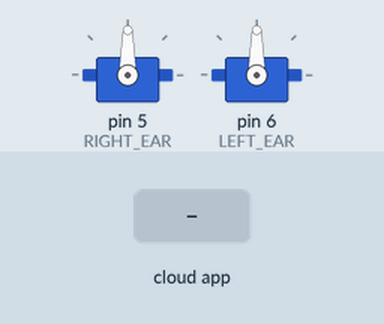
The sketch below on a simulated Arduino Uno, built with avr-gcc and run on an emulated ATmega328P. On the bench: 2 × servo. The test bench sets the inputs (shaded band). The ROS host is connected and sends only what is stated.

Above: at 2.8 s.
2.9 s: the phone or cloud app sets Right_Ear_Controller to 0
At 4.4 s:
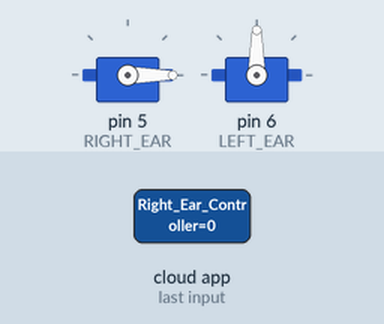
5.5 s: the phone or cloud app sets Left_Ear_Controller to 0
At 7.2 s:
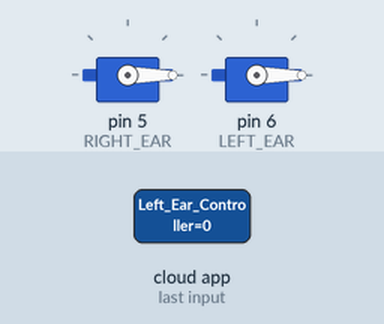
8.0 s: the phone or cloud app sets Right_Ear_Controller to 45
At 8.7 s:
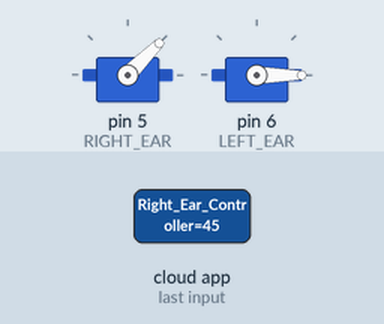
10.5 s: the phone or cloud app sets Left_Ear_Controller to 45
At 13.0 s:
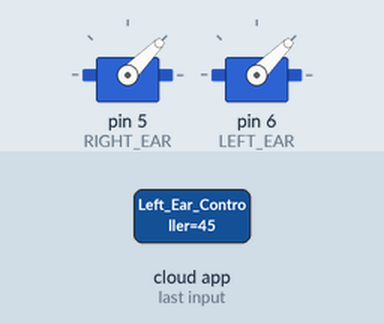
13.5 s: the phone or cloud app sets Right_Ear_Controller to 90
At 14.6 s:
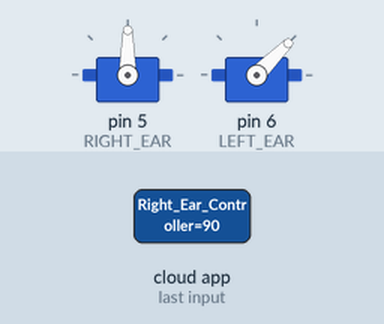
16.0 s: the phone or cloud app sets Left_Ear_Controller to 180
At 17.3 s:
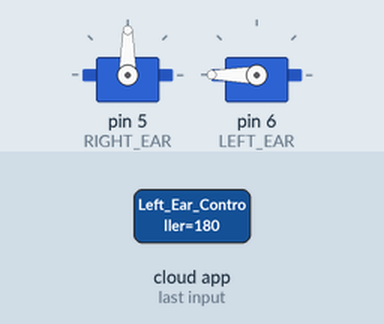
Timing chart, 0 to 19.0 s (numbered marks = the images above; inputs shaded):
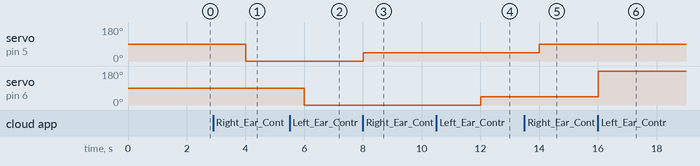

Measured:
- after the input at 2.9 s, servo on pin 5 (RIGHT_EAR): 90° → 0° after 1.1 s
- after the input at 5.5 s, servo on pin 6 (LEFT_EAR): 90° → 0° after 0.51 s
- after the input at 8.0 s, servo on pin 5 (RIGHT_EAR): 0° → 45° at once
- after the input at 10.5 s, servo on pin 6 (LEFT_EAR): 0° → 45° after 1.5 s
- after the input at 13.5 s, servo on pin 5 (RIGHT_EAR): 45° → 90° after 0.51 s
- after the input at 16.0 s, servo on pin 6 (LEFT_EAR): 45° → 180° at once

The sketch:

servo_test.ino
```cpp
#include <ros.h>
#include <std_msgs/UInt16.h>
#include <Servo.h>


/*

TEST
TEST
TEST

DONOT RUN THIS FILE

TEST
TEST
TEST

*/


#define RIGHT_EAR 5 //Attach Right ear Servo to pin 5
#define LEFT_EAR 6  //Attach Left ear Servo to pin 6


ros::NodeHandle nh;

Servo rServo; Servo lServo;

void update_rServo(const std_msgs::UInt16 & angle) {
  rServo.write(angle.data);
}

void update_lServo(const std_msgs::UInt16 & angle) {
  lServo.write(angle.data);
}

ros::Subscriber<std_msgs::UInt16>right_servo("Right_Ear_Controller", update_rServo);
ros::Subscriber<std_msgs::UInt16>left_servo("Left_Ear_Controller", update_lServo);


void setup() {
  rServo.attach(RIGHT_EAR);
  lServo.attach(LEFT_EAR);

  nh.initNode();

  nh.subscribe(right_servo);
  nh.subscribe(left_servo);
}

void loop() {
  nh.spinOnce();
  delay(2000);
}
```
